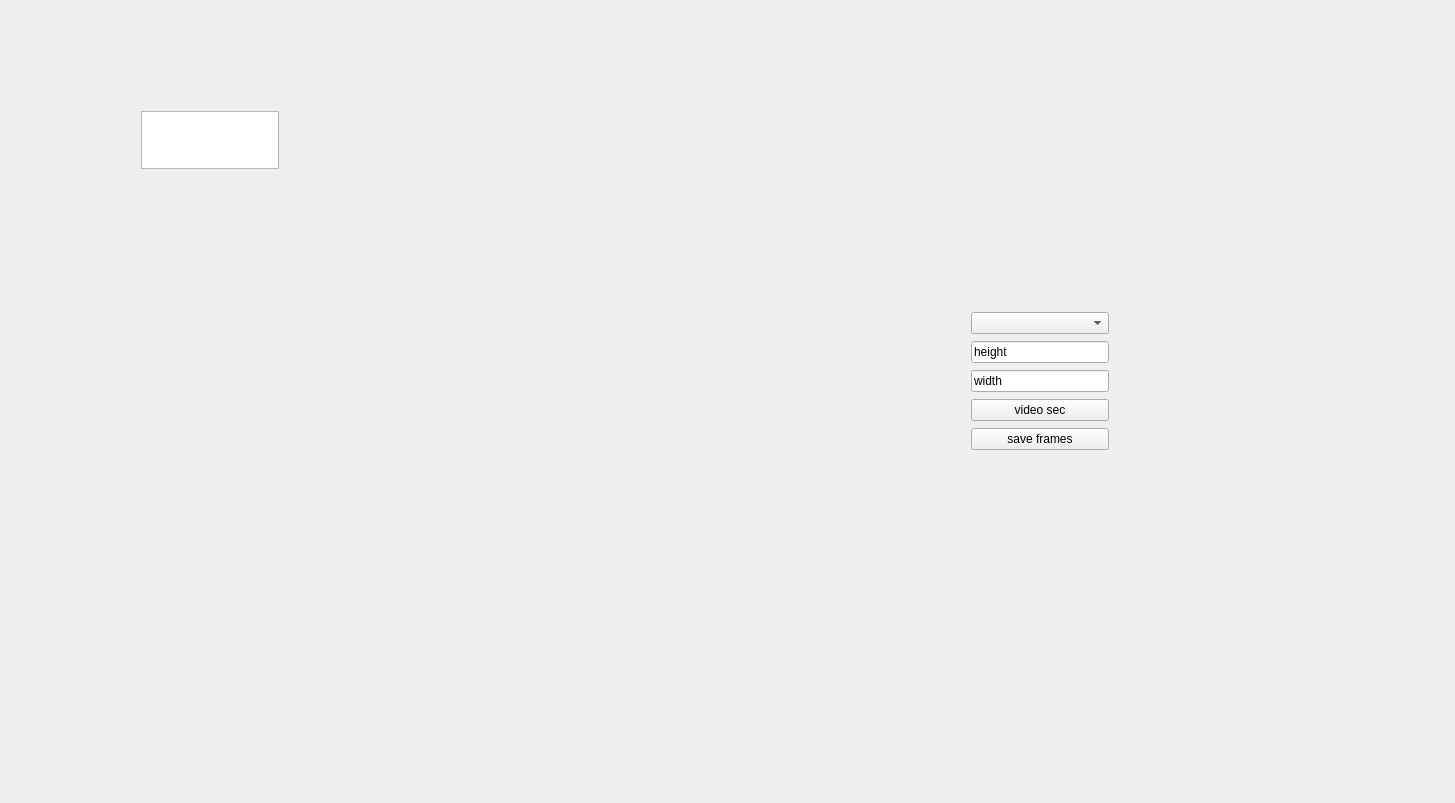
<?xml version="1.0" encoding="UTF-8"?>
<ui version="4.0">
 <class>MainWindow</class>
 <widget class="QMainWindow" name="MainWindow">
  <property name="geometry">
   <rect>
    <x>0</x>
    <y>0</y>
    <width>1455</width>
    <height>803</height>
   </rect>
  </property>
  <property name="sizePolicy">
   <sizepolicy hsizetype="Expanding" vsizetype="Expanding">
    <horstretch>0</horstretch>
    <verstretch>0</verstretch>
   </sizepolicy>
  </property>
  <property name="windowTitle">
   <string>Yuv Oynatici</string>
  </property>
  <widget class="QWidget" name="centralWidget">
   <widget class="QLabel" name="label">
    <property name="geometry">
     <rect>
      <x>520</x>
      <y>710</y>
      <width>331</width>
      <height>20</height>
     </rect>
    </property>
    <property name="text">
     <string/>
    </property>
   </widget>
   <widget class="QWidget" name="verticalWidget" native="true">
    <property name="geometry">
     <rect>
      <x>960</x>
      <y>300</y>
      <width>160</width>
      <height>166</height>
     </rect>
    </property>
    <layout class="QVBoxLayout" name="verticalLayout_3">
     <item>
      <widget class="QComboBox" name="comboBox"/>
     </item>
     <item>
      <widget class="QLineEdit" name="lineEdit">
       <property name="text">
        <string>height</string>
       </property>
      </widget>
     </item>
     <item>
      <widget class="QLineEdit" name="lineEdit_2">
       <property name="text">
        <string>width</string>
       </property>
      </widget>
     </item>
     <item>
      <widget class="QPushButton" name="pushButton">
       <property name="text">
        <string>video sec</string>
       </property>
      </widget>
     </item>
     <item>
      <widget class="QPushButton" name="pushButton_2">
       <property name="text">
        <string>save frames</string>
       </property>
      </widget>
     </item>
    </layout>
   </widget>
   <widget class="QWidget" name="verticalWidget" native="true">
    <property name="geometry">
     <rect>
      <x>130</x>
      <y>100</y>
      <width>160</width>
      <height>80</height>
     </rect>
    </property>
    <layout class="QVBoxLayout" name="verticalLayout_5">
     <item>
      <widget class="QGraphicsView" name="mainImage">
       <property name="sizePolicy">
        <sizepolicy hsizetype="Expanding" vsizetype="Expanding">
         <horstretch>0</horstretch>
         <verstretch>0</verstretch>
        </sizepolicy>
       </property>
       <property name="verticalScrollBarPolicy">
        <enum>Qt::ScrollBarAlwaysOff</enum>
       </property>
       <property name="horizontalScrollBarPolicy">
        <enum>Qt::ScrollBarAlwaysOff</enum>
       </property>
       <property name="sizeAdjustPolicy">
        <enum>QAbstractScrollArea::AdjustToContents</enum>
       </property>
      </widget>
     </item>
    </layout>
   </widget>
  </widget>
 </widget>
 <layoutdefault spacing="6" margin="11"/>
 <resources/>
 <connections/>
</ui>
